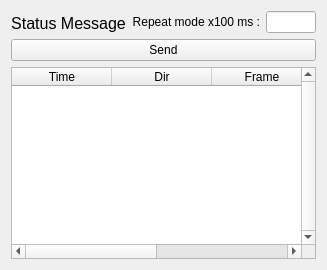
          <widget class="QWidget" name="TermReader_2">
           <attribute name="title">
            <string>No Reader</string>
           </attribute>
           <layout class="QGridLayout" name="gridLayout_7">
            <item row="1" column="0">
             <layout class="QGridLayout" name="gridLayout_ReaderCmd_2">
              <item row="0" column="1">
               <widget class="QPushButton" name="pushButton_Cmd2Send_2">
                <property name="text">
                 <string>Send</string>
                </property>
                <property name="icon">
                 <iconset resource="cloverviewer.qrc">
                  <normaloff>:/Icons/arrow_green.ico</normaloff>:/Icons/arrow_green.ico</iconset>
                </property>
                <property name="checkable">
                 <bool>false</bool>
                </property>
               </widget>
              </item>
              <item row="0" column="0">
               <layout class="QHBoxLayout" name="horizontalLayout_SendCmd_2"/>
              </item>
             </layout>
            </item>
            <item row="3" column="0">
             <layout class="QVBoxLayout" name="verticalLayout_Script_2">
              <item>
               <widget class="QTableWidget" name="tableWidget_History_Scripting_2">
                <property name="minimumSize">
                 <size>
                  <width>0</width>
                  <height>0</height>
                 </size>
                </property>
                <property name="verticalScrollBarPolicy">
                 <enum>Qt::ScrollBarAlwaysOn</enum>
                </property>
                <column>
                 <property name="text">
                  <string>Time</string>
                 </property>
                </column>
                <column>
                 <property name="text">
                  <string>Dir</string>
                 </property>
                </column>
                <column>
                 <property name="text">
                  <string>Frame</string>
                 </property>
                </column>
                <column>
                 <property name="text">
                  <string>Interpreted</string>
                 </property>
                </column>
               </widget>
              </item>
             </layout>
            </item>
            <item row="0" column="0">
             <layout class="QHBoxLayout" name="horizontalLayout_2">
              <item>
               <widget class="QLabel" name="label_StatusMessage_Reader_2">
                <property name="font">
                 <font>
                  <pointsize>12</pointsize>
                 </font>
                </property>
                <property name="text">
                 <string>Status Message</string>
                </property>
                <property name="alignment">
                 <set>Qt::AlignBottom|Qt::AlignHCenter</set>
                </property>
               </widget>
              </item>
              <item>
               <widget class="QLabel" name="label_Repeat_Reader_2">
                <property name="maximumSize">
                 <size>
                  <width>140</width>
                  <height>16777215</height>
                 </size>
                </property>
                <property name="text">
                 <string>Repeat mode x100 ms :</string>
                </property>
                <property name="alignment">
                 <set>Qt::AlignRight|Qt::AlignTrailing|Qt::AlignVCenter</set>
                </property>
               </widget>
              </item>
              <item>
               <widget class="QLineEdit" name="lineEdit_RepeatTime_Reader_2">
                <property name="maximumSize">
                 <size>
                  <width>50</width>
                  <height>16777215</height>
                 </size>
                </property>
                <property name="toolTip">
                 <string>fill to enter repeat mode</string>
                </property>
               </widget>
              </item>
             </layout>
            </item>
           </layout>
          </widget>
